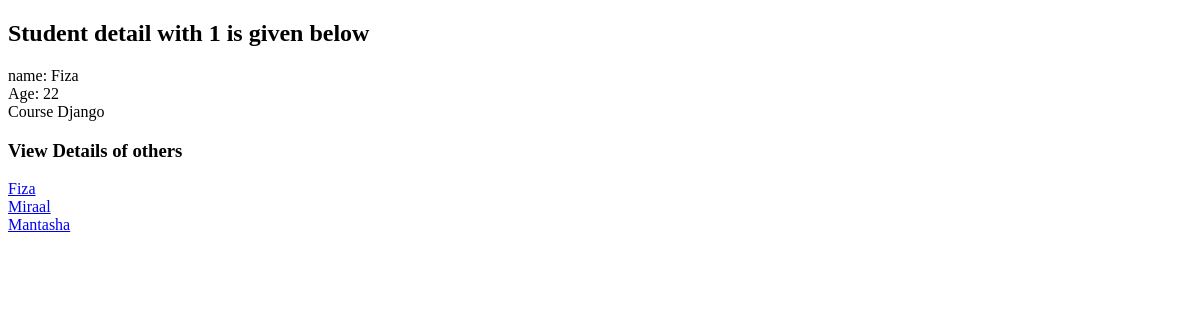
/displaymodel/1/, run on an earlier commit of the app's database.
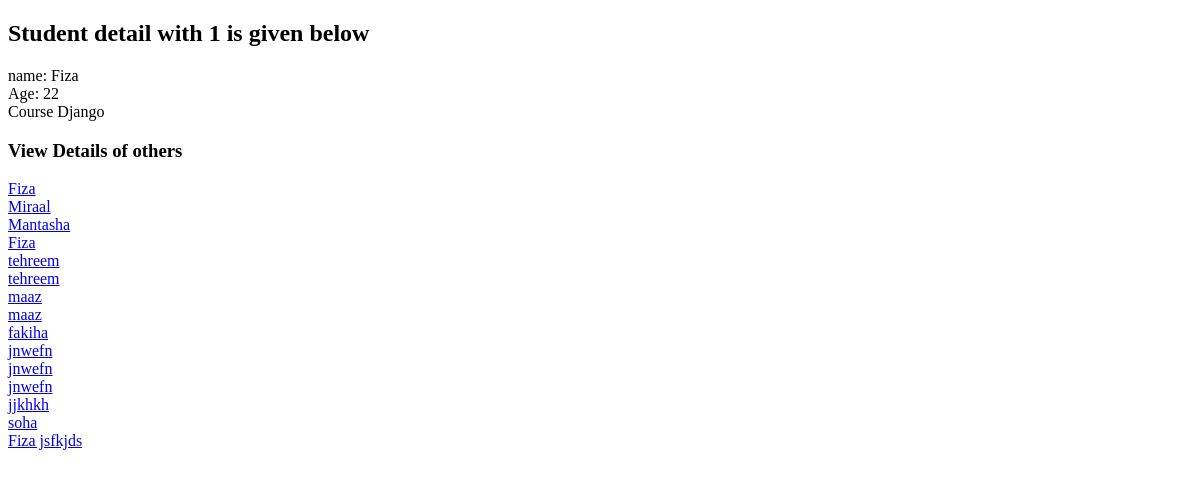
And on a later commit of the database.
### classapp/models.py (models this page shows, shortened)
class Student(models.Model):
    name=models.CharField(max_length=100)
    age=models.IntegerField()
    course=models.CharField(max_length=100)

### classapp/views.py (the view)
# urls.py: path('displaymodel/<int:pk>/', views.StudentDetailView.as_view(), name='displaymodel'),
class StudentDetailView(DetailView):
    model=Student
    def get_context_data(self, **kwargs: Any) -> dict[str, Any]:
        context= super().get_context_data(**kwargs)
        context['new']=Student.objects.all()
        return context

### classapp/templates/classapp/student_detail.html (shortened to what this page needs)
<!DOCTYPE html>
<html lang="en">
<head>
</head>
<body>
    <h2>Student detail with  {{student.id}} is given below</h2>
   name: {{student.name}}
    <br>
   Age: {{student.age}}
    <br>
  Course  {{student.course}}
  <h3>View Details of others</h3>
  {%for student in new%}
  <a href="{%url 'displaymodel' student.id%}">{{student.name}}</a><br>
  {%endfor%}
</body>
</html>

What changed in the data, as far as the page shows it:
added Student: name "Fiza"
added Student: name "tehreem"
added Student: name "tehreem"
added Student: name "maaz"
added Student: name "maaz"
added Student: name "fakiha"
added Student: name "jnwefn"
added Student: name "jnwefn"
added Student: name "jnwefn"
added Student: name "jjkhkh"
added Student: name "soha"
added Student: name "Fiza jsfkjds"
